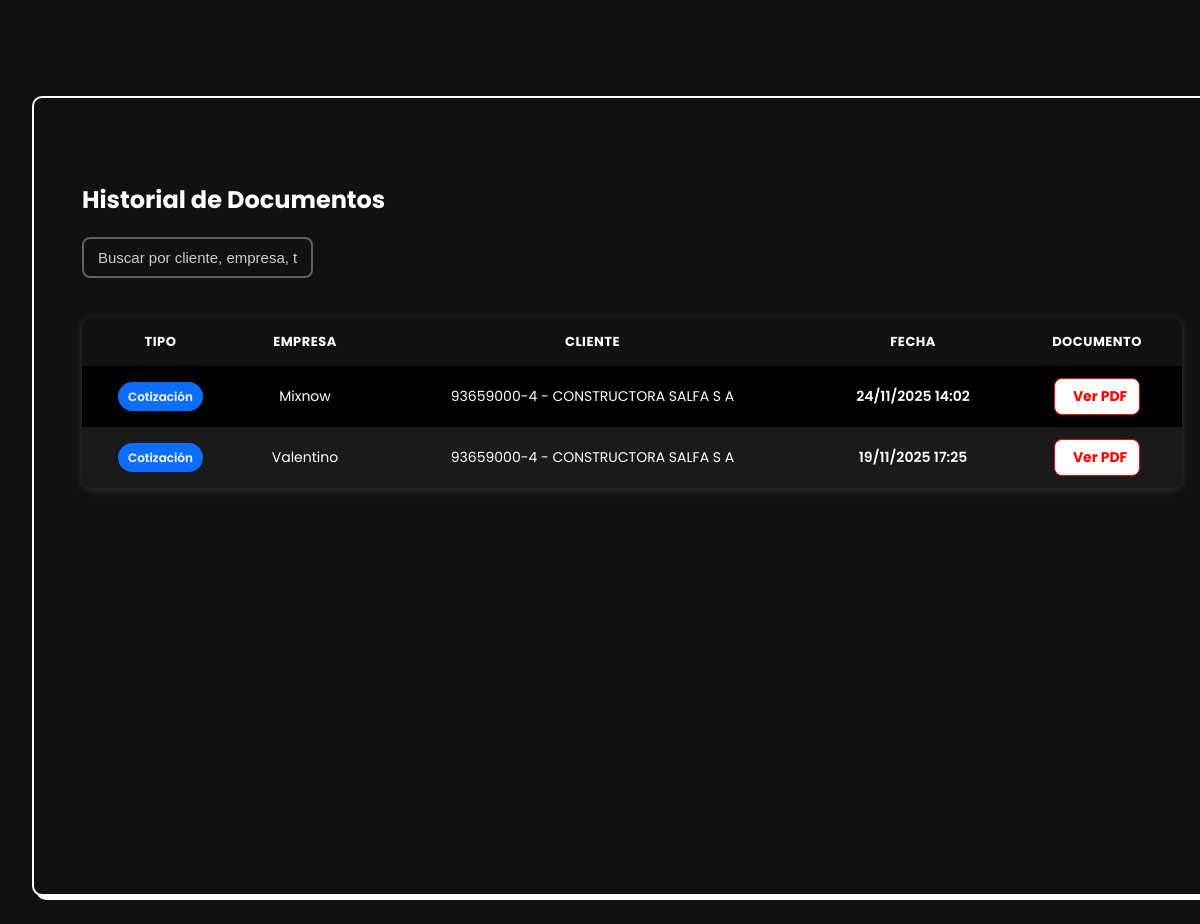
The page /historial/ on the database its author committed.
### app/models.py (models this page shows, shortened)
class Historial(models.Model):
    TIPO_CHOICES = (
        ("cotizacion", "Cotización"),
        ("estado_pago", "Estado de Pago"),
    )
    tipo = models.CharField(max_length=20, choices=TIPO_CHOICES)
    cotizacion = models.ForeignKey(Cotizacion, null=True, blank=True, on_delete=models.CASCADE)
    estado_pago = models.ForeignKey(EstadosdePago, null=True, blank=True, on_delete=models.CASCADE)
    empresa = models.CharField(max_length=150)
    fecha = models.DateTimeField(auto_now_add=True)
    pdf_url = models.CharField(max_length=255)

class Cotizacion(models.Model):
    cliente = models.ForeignKey(Cliente, on_delete=models.CASCADE)
    empresa = models.CharField(max_length=50)  # Ej: 'MixNow', 'Aridos'
    fecha = models.DateField(auto_now_add=True)
    numero_cotizacion = models.IntegerField(editable=False)
    valido_hasta = models.DateField()
    IVA = 0.19  # 19%

class Cliente(models.Model):
    Rut = models.CharField(max_length=12)
    cliente = models.CharField(max_length=100)
    telefono = models.CharField(validators=[telefono_validator], max_length=12, blank=True, null=True, default='')
    obra = models.CharField(max_length=50, blank=True, null=True, default='')
    persona_contacto = models.CharField(max_length=50)
    def __str__(self):
        return f"{self.Rut} - {self.cliente}"

### app/views.py (the view)
# urls.py: path("historial/", views.HistorialListView.as_view(), name='historial'),
class HistorialListView(ListView):
    model = Historial
    template_name = "clientes/historial.html"
    context_object_name = "historial"
    ordering = ['-fecha']

### app/templates/clientes/historial.html (shortened to what this page needs)
{% extends "clientes/base.html" %}
{% load static %}
{% block content %}
<div class="container mt-4 historial-container">
    <h2 class="mb-4 text-center">Historial de Documentos</h2>
    <div class="search-box mb-3">
        <input type="text" id="searchInput" class="form-control" placeholder="Buscar por cliente, empresa, tipo o RUT...">
    </div>
    {% if historial %}
    <div class="table-responsive-wrapper">
        <table class="table-custom" id="historialTabla">
            <thead>
                <tr>
                    <th>Tipo</th>
                    <th>Empresa</th>
                    <th>Cliente</th>
                    <th>Fecha</th>
                    <th>Documento</th>
                </tr>
            </thead>
            <tbody>
                {% for item in historial %}
                <tr>
                    <td>
                        {% if item.tipo == "cotizacion" %}
                            <span class="badge-custom badge-cot">Cotización</span>
                        {% else %}
                            <span class="badge-custom badge-edp">Estado de Pago</span>
                        {% endif %}
                    </td>
                    <td>{{ item.empresa }}</td>
                    <td>
                        {% if item.tipo == "cotizacion" %}
                            {{ item.cotizacion.cliente }}
                        {% else %}
                            {{ item.estado_pago.cliente }}
                        {% endif %}
                    </td>
                    <td class="fecha-col">
                        {{ item.fecha|date:"d/m/Y H:i" }}
                    </td>
                    <td>
                        <a href="{{ item.pdf_url }}" target="_blank" class="btn-pdf">
                            Ver PDF
                        </a>
                    </td>
                </tr>
                {% endfor %}
            </tbody>
        </table>
    </div>
    {% else %}
        <div class="no-data">
            No hay documentos registrados en el historial.
        </div>
    {% endif %}
</div>
{% endblock %}

### app/templates/clientes/historial.html (style rules this page uses)
.historial-container { max-width: 68.75rem; margin: 1.25rem auto; padding: 0.75rem; }
.table-responsive-wrapper { margin-top: 2.5rem; }
.search-box input { border-radius: 0.5rem; padding: 0.625rem 0.875rem; font-size: 0.9375rem; border: 0.125rem solid #ffffff55; background: #111; color: #fff; }
.search-box input::placeholder { color: #cccccc; }
.table-custom { width: 100%; border-collapse: collapse; background: #000; border-radius: 0.625rem; overflow: hidden; box-shadow: 0 0.125rem 0.5rem rgba(255, 255, 255, 0.15); }
.table-custom thead th, .table-custom tbody td { text-align: center; vertical-align: middle; white-space: nowrap; }
.table-custom thead th { background: #111; color: #fff; padding: 0.875rem; text-transform: uppercase; font-size: 0.8125rem; letter-spacing: 0.031rem; }
.table-custom tbody td { padding: 0.75rem; color: #fff !important; font-size: 0.875rem; }
.table-custom tbody tr:nth-child(even) { background: #1a1a1a; }
.badge-custom { padding: 0.375rem 0.625rem; border-radius: 50rem; font-weight: 600; font-size: 0.75rem; color: #fff; }
.badge-cot { background: #0d6efd; }
.btn-pdf { display: inline-flex; align-items: center; gap: 0.375rem; padding: 0.4375rem 0.75rem; border-radius: 0.5rem; background: #fff; color: red; border: 0.0625rem solid red; font-weight: bold; text-decoration: none; transition: 0.2s ease; }
.fecha-col { font-weight: 600; color: #f1f1f1; }

### app/templates/clientes/base.html (style rules this page uses)
html, body { overflow-x: hidden; box-sizing: border-box; }
body { margin: 0; font-family: 'Poppins', sans-serif; background-color: #111; color: #fff; }

### rows shown on the page
Historial: tipo "Cotización", empresa "Mixnow", cotizacion.cliente "93659000-4 - CONSTRUCTORA SALFA S A", fecha "24/11/2025 14:02"
Historial: tipo "Cotización", empresa "Valentino", cotizacion.cliente "93659000-4 - CONSTRUCTORA SALFA S A", fecha "19/11/2025 17:25"
